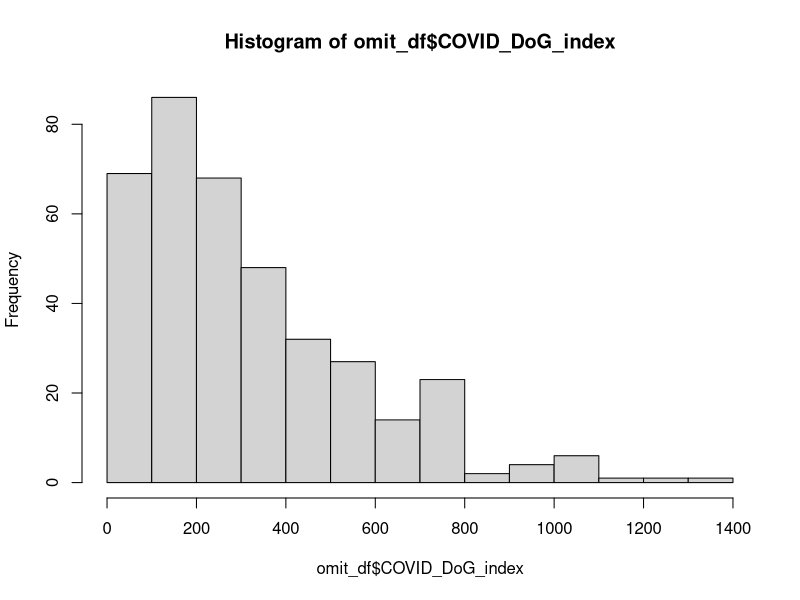
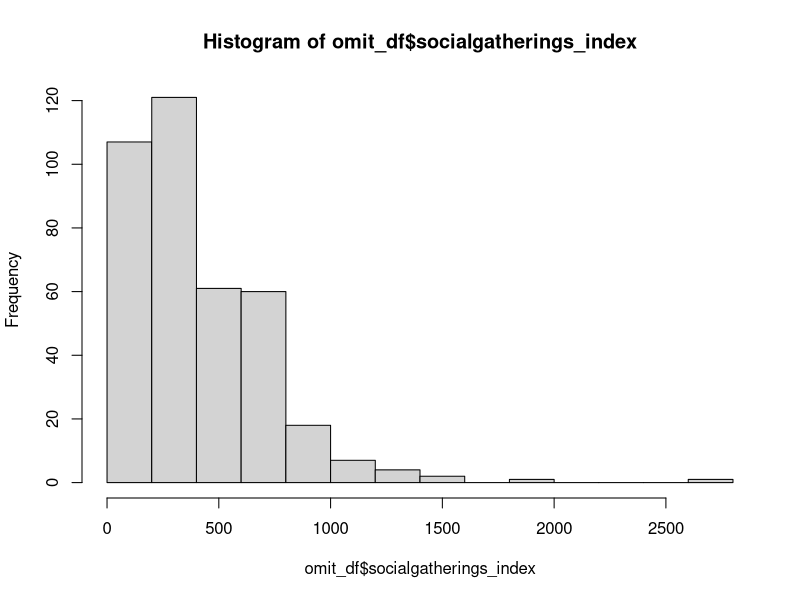
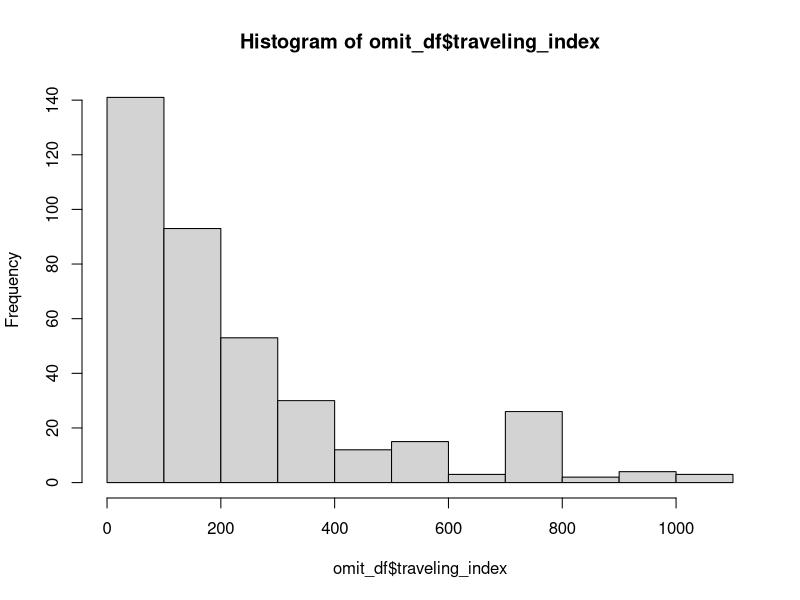
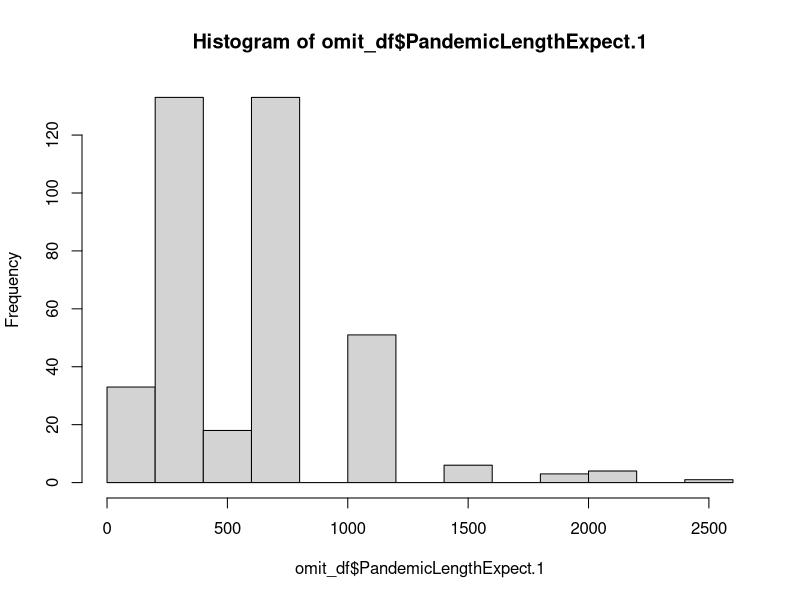
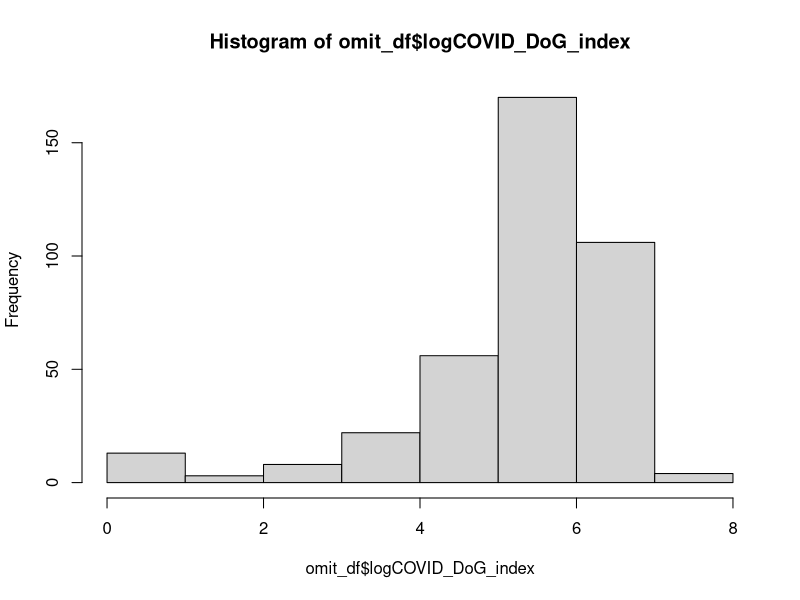
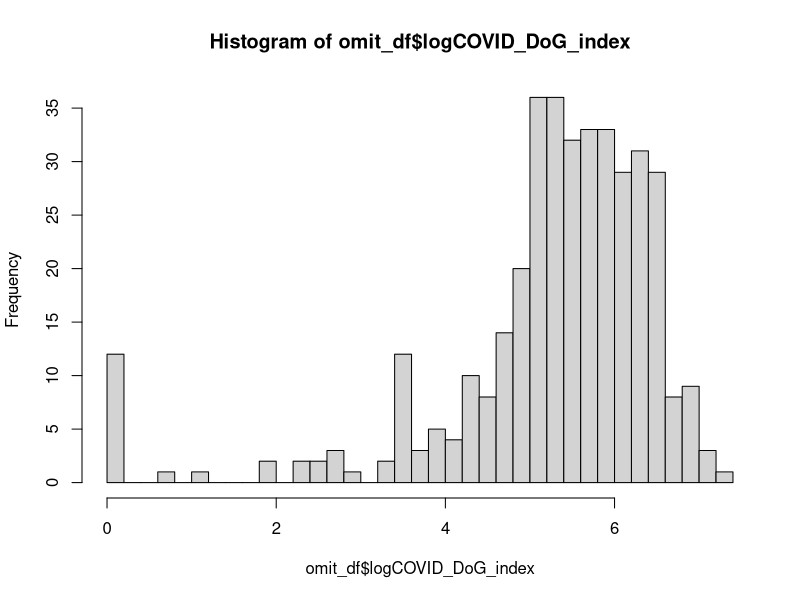
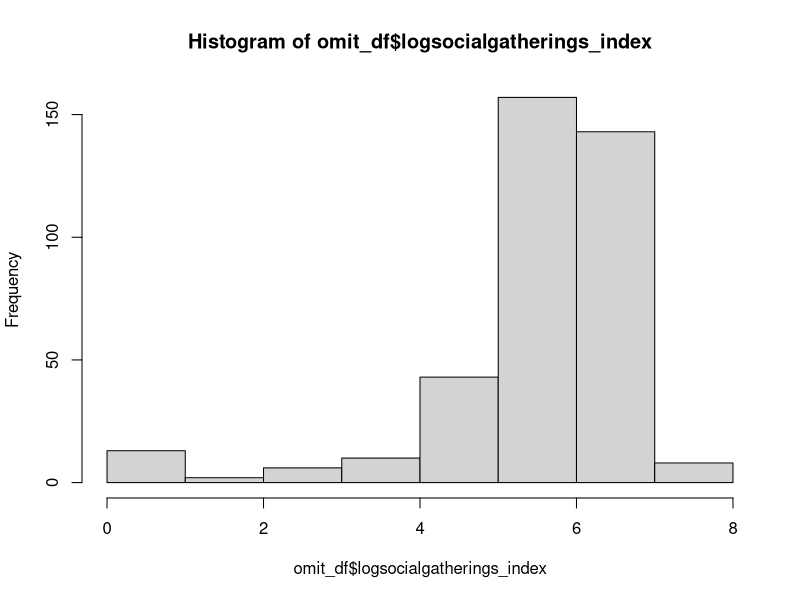
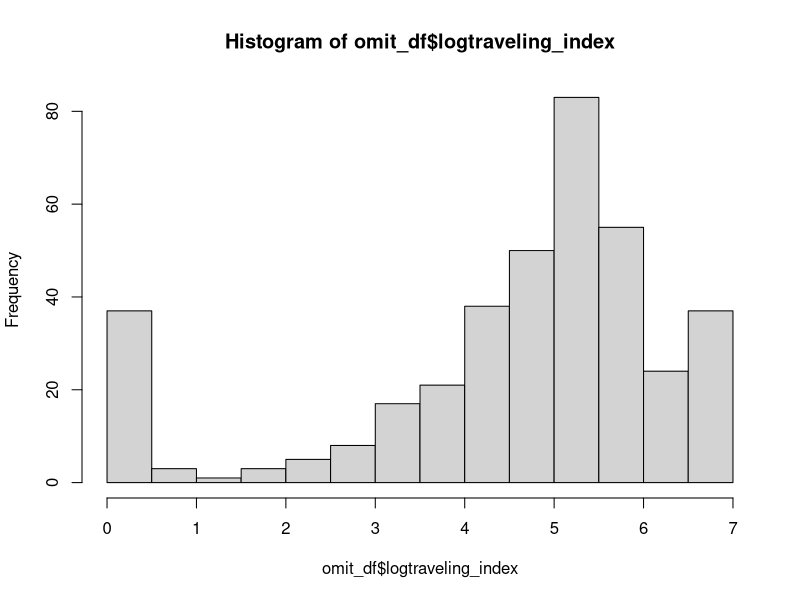

Recreate these plots in R, in order.
## ---- chunk 1
knitr::opts_chunk$set(echo = TRUE)
## ---- chunk 2
# Packages
library("ggpubr")
library(psych)
library(tidyverse)
library(ggplot2)
library(scales)
install.packages("lmtest")
library(lmtest)
#library(dplyr)
#library(plyr)
## ---- chunk 3
df <- read.csv("3C_Live_Study_Data.csv", header=T, na.strings="")

#442 total participants 
#413 participants completed the entire study, 29 did not. 

## Drop unneeded rows (pilot data, incomplete trials, remove entries that are shorter than 6 mins longer than 60 minutes) & cols
unneeded_cols <- c("StartDate", "EndDate", "Status", "IPAddress", "Progress", "Finished", "RecordedDate", "ResponseId", "RecipientLastName", "RecipientFirstName", "RecipientEmail", "ExternalReference", "LocationLatitude", "LocationLongitude", "DistributionChannel", "UserLanguage", "Gender_4_TEXT...Parent.Topics", "Gender_4_TEXT...Sentiment.Polarity", "Gender_4_TEXT...Sentiment.Score", "Gender_4_TEXT...Sentiment", "Gender_4_TEXT...Topics", "Gender_4_TEXT...Topic.Sentiment.Label", "Gender_4_TEXT...Topic.Sentiment.Score")

# Return entries where duration was longer than 45 min.
df$'Duration..in.seconds.' = as.numeric(as.character(df$'Duration..in.seconds.'))
df[which(df$'Duration..in.seconds.' >= 45*60), ]  # 4 entries, 394, 410, 415, and 444. 410 = 31 seconds over limit, so not going to exclude. 

# return entries where duration was shorter than 6 mins.
df$'Duration..in.seconds.' = as.numeric(as.character(df$'Duration..in.seconds.'))
df[which(df$'Duration..in.seconds.' <= 360), ]   # 29 entries, 8,9,10, 11, 12, 14, 22, 205, 222, 255, 324, 416, 417, 418, 419, 420, 421, 423, 424, 426, 429, 432, 433, 434, 436, 439, 443

# remove Gender and Race open response columns to be able to remove rows with missing values
NAcols <- c("Gender_4_TEXT", "Race_6_TEXT")

# Exclude folks who took longer than 45 mins or were shorter than 6 mins, un-needed columns, and DoG and Pandemic Expextation outliers (see lines 145 for exclusion criteria calcuations. DoG and Expextation Outliers removed here because of not able to do it below. )

#exclude remaining folks progress less than 100 percent 

df[which(df$'Progress' <= 100), ]

# Remove all the folks who meet the criteria stated above 

df <- df[-c(1,2,8:12,14,22,23,118,176,191,205,222,255,243,252,270,323,324,331,350,364,392,394,415:444,423,424,426,426,429,432:434,436,439,443,444), ]

df <- df[ , !names(df) %in% unneeded_cols]
df <- df[ , !names(df) %in% NAcols]

#388 participants are now left out of the original 442

## ---- chunk 4
# saving both response in set of units (days-years), (.2_x) AND numbers (0-30), (.1_x)
dog1 <- list("COVID_DoG_Questions.1", df$COVID_DoG_Questions.2_1, df$COVID_DoG_Questions.1_1)
dog2 <- list("COVID_DoG_Questions.2", df$COVID_DoG_Questions.2_2, df$COVID_DoG_Questions.1_2)
dog3 <- list("COVID_DoG_Questions.3", df$COVID_DoG_Questions.2_3, df$COVID_DoG_Questions.1_3)
dog4 <- list("COVID_DoG_Questions.4", df$COVID_DoG_Questions.2_4, df$COVID_DoG_Questions.1_4)
dog5 <- list("COVID_DoG_Questions.5", df$COVID_DoG_Questions.2_5, df$COVID_DoG_Questions.1_5)
dog6 <- list("COVID_DoG_Questions.6", df$COVID_DoG_Questions.2_6, df$COVID_DoG_Questions.1_6)

# saving both response in set of units (days-years), (.1_x) AND numbers (0-30), (.2_x)
pandemic_len <- list("PandemicLengthExpect.1", df$PandemicLengthExpect.1_1, df$PandemicLengthExpect.2_1)

## create function called create_columns that takes in UNITS and NUMBERS
# depending on units, multiplies NUMBERS by correct converstion to have units ALL in days
# e.g. 2 = weeks, so NUMBER (len_col) x 7 = days 
# fixed from (units_col, 1, 1) to (units_col, 1, 2) because NUMBERS that were more than 1 digit (e.g. 11, 13) were being cut off 
# so 11 months was being converted to 30 days not 330 days
create_columns <- function(units_col, len_col) {
  case_when(as.numeric(substring(units_col, 1, 2)) == 1 ~ as.numeric(substring(len_col, 1, 2)) * 1,
            as.numeric(substring(units_col, 1, 2)) == 2 ~ as.numeric(substring(len_col, 1, 2)) * 7,
            as.numeric(substring(units_col, 1, 2)) == 3 ~ as.numeric(substring(len_col, 1, 2)) * 30,
            as.numeric(substring(units_col, 1, 2)) == 4 ~ as.numeric(substring(len_col, 1, 2)) * 365)
}

## work to debug create_columns function
# test each of the functions in create_columns
#units_col = 12
#units <- substring(units_col, 1, 1)
#units
# prints out 1 when should print out 12
# function not taking the entire number (13)
#solution: change as.numeric(substring((units_col, 1, 1)) to (units_col, 1, 2)))

# loop through 6 categories saved above and apply function
# A NOTE: I added the dplyr function before mutate because when you load in packages that include the mutate function, it overwrites the function in dplyr and the new columns won't show up in the df dataframe, THUS specifiying the mutate function from the dplyr package 
df <- df %>% dplyr::mutate(!!dog1[[1]] := create_columns(dog1[[2]], dog1[[3]]),
              !!dog2[[1]] := create_columns(dog2[[2]], dog2[[3]]),
              !!dog3[[1]] := create_columns(dog3[[2]], dog3[[3]]),
              !!dog4[[1]] := create_columns(dog4[[2]], dog4[[3]]),
              !!dog5[[1]] := create_columns(dog5[[2]], dog5[[3]]),
              !!dog6[[1]] := create_columns(dog6[[2]], dog6[[3]]),
              !!pandemic_len[[1]] := create_columns(pandemic_len[[2]], pandemic_len[[3]]),
              .before = SocialNorms_Family_1
              )
view(df)

#checks: are lengths the same?
#length(pandemic_len[[2]])
#length(pandemic_len[[3]])
#df %>% select(PandemicLengthExpect.1_1, PandemicLengthExpect.2_1, PandemicLengthExpect.1)

#view(df)
## ---- chunk 5
#check where the missing values are
#rowSums(is.na(df))

#remove missing values
##show where missing values are
df[!complete.cases(df), ]   #6 entries
##create new dataset with no missing values
omit_df <- na.omit(df)
nrow(omit_df) #391
#view(omit_df)
sum(is.na(omit_df))

#convert character values (except Nationality and Occupation) to numeric to be able to calculate stats
numeric_cols1 <- names(omit_df)[3:206] #ends on Race 
numeric_cols2 <- names(omit_df)[208] #education
numeric_cols3 <- names(omit_df)[210:224] #begins on Measure2_2 to end of columns

#view(omit_df)

omit_df[numeric_cols1] <- lapply(omit_df[numeric_cols1], as.numeric)
omit_df[numeric_cols2] <- lapply(omit_df[numeric_cols2], as.numeric)
omit_df[numeric_cols3] <- lapply(omit_df[numeric_cols3], as.numeric)

sapply(omit_df, class) # all numeric!

#view(omit_df)

#check that everyone included in omit_df passed both attention checks
omit_df$attentioncheck_1 #all 4s
omit_df$attentioncheck_2 #all 3s

# recode value in Age variable that participant entered their birth year (1971) instead of their age
which(omit_df == 1971, arr.ind=TRUE)

# row = 231, col = 202
omit_df[231,202] = 2021-1971


## ---- chunk 6
# make index of delaying across all 6 questions (average delaying across categories)
mini_df <- omit_df %>% select(COVID_DoG_Questions.1:COVID_DoG_Questions.6)
omit_df <- omit_df %>% mutate(COVID_DoG_index = rowMeans(mini_df), 
                              .before = PandemicLengthExpect.1)

#create 1 index across social situations/gatherings
mini_df <- omit_df %>% select(COVID_DoG_Questions.1:COVID_DoG_Questions.3)
omit_df <- omit_df %>% mutate(socialgatherings_index = rowMeans(mini_df),
                              .before = PandemicLengthExpect.1)
#create 1 index across traveling
mini_df <- omit_df %>% select(COVID_DoG_Questions.4:COVID_DoG_Questions.6)
omit_df <- omit_df %>% mutate(traveling_index = rowMeans(mini_df), 
                              .before = PandemicLengthExpect.1)

#view(omit_df)

## ---- chunk 7

# COVID DoG Indice SD = 363.78

## 3 Standard Devations above COVID DoG Indice mean calculation 

341.94 + 363.78 + 363.78 +363.78 

## Exclusion of participants 3SD above COVID DoG Indice

omit_df[which(omit_df$'COVID_DoG_index' >=  1433.28), ] #returns 7

# Pandemic Expectation SD = 930.63

## 3 Standard Deviations above mean calculation 

694.66 + 930.63 + 930.63 + 930.63

## Exclusion of participants 3SD above Pandemic Expectation Indice

omit_df[which(omit_df$'PandemicLengthExpect.1' >=  3486.55), ] #returns 5

#See line 44 for exclusions
## ---- chunk 8

# Plot for COVID DoG index (average delaying across 6 scenarios for each participant)
summary(omit_df$COVID_DoG_index)
hist(omit_df$COVID_DoG_index)

# Plot for COVID DoG index, between the two indices

summary(omit_df$socialgatherings_index)
hist(omit_df$socialgatherings_index)

summary(omit_df$traveling_index)
hist(omit_df$traveling_index)


# Plot for Pandemic Length Expectation (average pandemic length expectation for each participant)
summary(omit_df$PandemicLengthExpect.1)
hist(omit_df$PandemicLengthExpect.1)

# Log transformation of COVID DoG Index 

omit_df$logCOVID_DoG_index=log(omit_df$COVID_DoG_index)

summary(omit_df$logCOVID_DoG_index)
hist(omit_df$logCOVID_DoG_index)

#a lot of the data is centered around a couple bars, what does it look like if we make more bars?

hist(omit_df$logCOVID_DoG_index, breaks = 50)

# Log transformation of Social Gatherings Index

omit_df$logsocialgatherings_index=log(omit_df$socialgatherings_index)

summary(omit_df$logsocialgatherings_index)
hist(omit_df$logsocialgatherings_index)

# Log transformation of Traveling Index 

omit_df$logtraveling_index=log(omit_df$traveling_index)

summary(omit_df$logtraveling_index)
hist(omit_df$logtraveling_index)

# Log transformation of Pandemic Length Expextation

omit_df$logPandemicLengthExpect.1=log(omit_df$PandemicLengthExpect.1)

summary(omit_df$logPandemicLengthExpect.1) 

hist(omit_df$logPandemicLengthExpect.1) 

#a lot of the data is centered around a couple bars, what does it look like if we make more bars?

hist(omit_df$logPandemicLengthExpect.1, breaks = 50) 

#Are things normally distrubuted now?


#okay, how do things like when we use the transformed indicies? Go down to line 629




## ---- chunk 9

## ---- chunk 10
#mini_df <- omit_df %>% select(PerceivedRisk_1:PerceivedRisk_6)
#omit_df <- omit_df %>% mutate(Perceived_Risk_Sum = rowSums(mini_df), 
                              #.before = PerceivedValue_1)
#omit_df <- omit_df %>% mutate(PerceivedRisk_index = rowMeans(mini_df),
                             # .before = PerceivedValue_1)

#mini_df <- omit_df %>% select(PerceivedValue_1:PerceivedValue_6)
#omit_df <- omit_df %>% mutate(Perceived_Value_Sum = rowSums(mini_df),
                              #.before = GCS_1)
#omit_df <- omit_df %>% mutate(PercevedValue_index = rowMeans(mini_df), 
                              #.before = GCS_1)

#perceived risk means

mean(omit_df$PerceivedRisk_1)
mean(omit_df$PerceivedRisk_2)
mean(omit_df$PerceivedRisk_3)
mean(omit_df$PerceivedRisk_4)
mean(omit_df$PerceivedRisk_5)
mean(omit_df$PerceivedRisk_6)

#perieved value means

mean(omit_df$PerceivedValue_1)
mean(omit_df$PerceivedValue_2)
mean(omit_df$PerceivedValue_3)

#DoG means

mean(omit_df$COVID_DoG_Questions.1)
mean(omit_df$COVID_DoG_Questions.2)
mean(omit_df$COVID_DoG_Questions.3)
mean(omit_df$COVID_DoG_Questions.4)
mean(omit_df$COVID_DoG_Questions.5)
mean(omit_df$COVID_DoG_Questions.6)








## ---- chunk 11

# Social Norm Index across three factors   

mini_df <- omit_df %>% select(SocialNorms_Family_1:SocialNorms_Stranger_3)
omit_df <- omit_df %>% mutate(Norms_index = rowMeans(mini_df),
                              .before = PerceivedRisk_1)
#family norms index

mini_df <- omit_df %>% select(SocialNorms_Family_1:SocialNorms_Family_3)
omit_df <- omit_df %>% mutate(FamilyNorm_index = rowMeans(mini_df), 
                              .before = PerceivedRisk_1)

#friends norm index

mini_df <- omit_df %>% select(SocialNorms_Friends_1:SocialNorms_Friends_3)
omit_df <- omit_df %>% mutate(FriendsNorm_index = rowMeans(mini_df), 
                              .before = PerceivedRisk_1)

#strangers norm index
mini_df <- omit_df %>% select(SocialNorms_Stranger_1:SocialNorms_Stranger_3)
omit_df <- omit_df %>% mutate(StrangerNorm_index = rowMeans(mini_df), 
                              .before = PerceivedRisk_1)

## ---- chunk 12

#re-coding reverse coded variables
mini_df <- omit_df %>% select(GCS_5)
omit_df <- omit_df %>% mutate(GCS_5 = 7 - GCS_5)

mini_df <- omit_df %>% select(contains("GCS"))
omit_df <- omit_df %>% mutate(GCS_index = rowMeans(mini_df),
                              .before = IUS_1)

## ---- chunk 13
mini_df <- omit_df %>% select(IUS_1:IUS_12)
omit_df <- omit_df %>% mutate(IUS_Sum = rowSums(mini_df), 
                              .before = MFQpart1_1)

mini_df <- omit_df %>% select(IUS_1:IUS_7)
omit_df <- omit_df %>% mutate(IUS_ProspectiveAnexity_index = rowSums(mini_df),
                              .before = MFQpart1_1)

mini_df <- omit_df %>% select(IUS_8:IUS_12)
omit_df <- omit_df %>% mutate(IUS_inhibitory_anexity_index = rowSums(mini_df),
                              .before = MFQpart1_1)

## ---- chunk 14
# measure 2 indices
mini_df <- omit_df %>% select(Measure2_2)
omit_df <- omit_df %>% mutate(Measure2_liberal_Index = rowMeans(mini_df), 
                              .before = Measure5_1)
mini_df <- omit_df %>% select(Measure2_3)
omit_df <- omit_df %>% mutate(Measure2_cons_Index = rowMeans(mini_df), 
                              .before = Measure5_1)
mini_df <- omit_df %>% select(Measure2_4)
omit_df <- omit_df %>% mutate(Measure2_liberterian_Index = rowMeans(mini_df), 
                              .before = Measure5_1)

# measure 5 indices

#re-coding reverse coded variables
mini_df <- omit_df %>% select(Measure5_1, Measure5_7)
omit_df <- omit_df %>% mutate(Measure5_1 = 100 - Measure5_1)
omit_df <- omit_df %>% mutate(Measure5_7 = 100 - Measure5_7)

#indice across both scales

mini_df <- omit_df %>% select(Measure5_1:Measure5_14)
omit_df <- omit_df %>% mutate(Measure5_SECS_Index = rowMeans(mini_df), 
                              .before = logCOVID_DoG_index)
#social indice

mini_df <- omit_df %>% select(Measure5_1,Measure5_5, Measure5_6, Measure5_9, Measure5_10, Measure5_13, Measure5_14)
omit_df <- omit_df %>% mutate(Measure5_Social_Index = rowMeans(mini_df), 
                              .before = logCOVID_DoG_index)

#political indice

mini_df <- omit_df %>% select(Measure5_4, Measure5_7, Measure5_8, Measure5_11, Measure5_12)
omit_df <- omit_df %>% mutate(Measure5_Political_Index = rowMeans(mini_df), 
                              .before = logCOVID_DoG_index)

## ---- chunk 15

#harm foundation MFQpart1_1,MFQpart1_7, MFQpart1_12, MFQpart2_1, MFQpart2_7, MFQpart2_12

mini_df <- omit_df %>% select(MFQpart1_1,MFQpart1_7, MFQpart1_12, MFQ_part2_1, MFQ_part2_7, MFQ_part2_12)
omit_df <- omit_df %>% mutate(harm_foundation = rowMeans(mini_df), 
                              .before = Disgust_1)

#fairness foundation MFQpart1_2, MFQpart1_8, MFQpart1_13, MFQpart2_2, MFQpart2_8, MFQpart2_13

mini_df <- omit_df %>% select(MFQpart1_2, MFQpart1_8, MFQpart1_13, MFQ_part2_2, MFQ_part2_8, MFQ_part2_13)
omit_df <- omit_df %>% mutate(fairness_foundation = rowMeans(mini_df), 
                              .before = Disgust_1)

#ingroup foundation MFQpart1_3, MFQpart1_9, MFQpart1_14, MFQpart2_3, MFQpart2_9, MFQpart2_14

mini_df <- omit_df %>% select(MFQpart1_3, MFQpart1_9, MFQpart1_14, MFQ_part2_3, MFQ_part2_9, MFQ_part2_14)
omit_df <- omit_df %>% mutate(ingroup_foundation = rowMeans(mini_df), 
                              .before = Disgust_1)

#authoirty foundation MFQpart1_4, MFQpart1_10, MFQpart1_15, MFQpart2_4, MFQpart2_10, MFQpart2_15

mini_df <- omit_df %>% select(MFQpart1_4, MFQpart1_10, MFQpart1_15, MFQ_part2_4, MFQ_part2_10, MFQ_part2_15)
omit_df <- omit_df %>% mutate(authority_foundation = rowMeans(mini_df), 
                              .before = Disgust_1)

#purity foundation MFQpart1_5, MFQpart1_11, MFQpart1_16, MFQpart2_16, MFQpart2_11, MFQpart2_5

mini_df <- omit_df %>% select(MFQpart1_5, MFQpart1_11, MFQpart1_16, MFQ_part2_16, MFQ_part2_11, MFQ_part2_5)
omit_df <- omit_df %>% mutate(purity_foundation = rowMeans(mini_df), 
                              .before = Disgust_1)

## ---- chunk 16
#Stress Scale Main Indice 

mini_df <- omit_df %>% select(contains("Worries") | contains("Problems") | contains("Checking"))
omit_df <- omit_df %>% mutate(Stress_index = rowMeans(mini_df),
                              .before = Impacts_financial1)
#Stress Scale, Sub Indice COVID danger and contamination fears

mini_df <- omit_df %>% select(Worries_1:Worries_6)
omit_df <- omit_df %>% mutate(COVIDDanger_ContFears_index = rowMeans(mini_df),
                              .before = Impacts_financial1)
#Stress Scale, Sub Indice COVID fears about economic consequences

mini_df <- omit_df %>% select(Worries_7:Worries_12)
omit_df <- omit_df %>% mutate(COVID_econ_fears_index = rowMeans(mini_df),
                              .before = Impacts_financial1)
#Stress Scale, Sub Indice COVID xenophobia

mini_df <- omit_df %>% select(Worries_13:Worries_18)
omit_df <- omit_df %>% mutate(COVID_xenophobia = rowMeans(mini_df),
                              .before = Impacts_financial1)

#Stress Scale, Sub indice COVID compulsive checking and reassurance seeking 

mini_df <- omit_df %>% select(Worries_19:Worries_24,CheckingBeh_1:CheckingBeh_6)
omit_df <- omit_df %>% mutate(COVID_checking = rowMeans(mini_df),
                              .before = Impacts_financial1)

#Stress Scale, Sub Indice COVID traumatic stress symptoms
mini_df <- omit_df %>% select(Problems_1:Problems_6)
omit_df <- omit_df %>% mutate(COVID_traumatic_stress = rowMeans(mini_df),
                              .before = Impacts_financial1)
                              
## ---- chunk 17
Impacts <- omit_df %>% select(Impacts_financial1:Impacts_psychology3)
Experiences <- omit_df %>% select(contains("PersonalDiagnoses") | contains("Proximity") | contains("News"))
omit_df <- omit_df %>% mutate(Impacts_index = rowMeans(Impacts), 
                              .before = PersonalDiagnoses_1)
omit_df <- omit_df %>% mutate(Experiences_index = rowMeans(Experiences),
                              .before = Age)
## ---- chunk 18
#Pathogen Indice 

mini_df <- omit_df %>% select(Disgust_3, Disgust_6, Disgust_9, Disgust_12, Disgust_15, Disgust_18, Disgust_21)
omit_df <- omit_df %>% mutate(Pathogen_Disgust_index = rowMeans(mini_df), 
                              .before = SDRS.5_Q1)

#Sexual Indice 

mini_df <- omit_df %>% select(Disgust_2, Disgust_5, Disgust_8, Disgust_11, Disgust_14, Disgust_17, Disgust_20)
omit_df <- omit_df %>% mutate(Sexual_Disgust_index = rowMeans(mini_df), 
                              .before = SDRS.5_Q1)

#Moral Indice 

mini_df <- omit_df %>% select(Disgust_1, Disgust_4, Disgust_7, Disgust_10, Disgust_13, Disgust_16, Disgust_19 )
omit_df <- omit_df %>% mutate(Moral_Disgust_index = rowMeans(mini_df), 
                              .before = SDRS.5_Q1)
## ---- chunk 19
mini_df <- omit_df %>% select(SDRS.5_Q1:SDRS.5_Q5)
omit_df <- omit_df %>% mutate(SDRS_Sum = rowSums(mini_df), 
                              .before = Worries_1)
SDRS_Sum_scaled <- rescale(omit_df$SDRS_Sum, from = c(5, 25), to = c(20, 100))
omit_df <- omit_df %>% mutate(SDRS_Sum_scaled, 
                              .before = SDRS_Sum)

## ---- chunk 20
summary(omit_df$PandemicLengthExpect.1)
describe(omit_df$COVID_DoG_index)
describe(omit_df$socialgatherings_index)
describe(omit_df$traveling_index)
describe(omit_df$Norms_index)
describe(omit_df$FamilyNorm_index)
describe(omit_df$FriendsNorm_index)
describe(omit_df$StrangerNorm_index)
describe(omit_df$GCS_index)
describe(omit_df$IUS_Sum)
describe(omit_df$Pathogen_Disgust_index)
describe(omit_df$Sexual_Disgust_index)
describe(omit_df$Moral_Disgust_index)
describe(omit_df$harm_foundation)
describe(omit_df$fairness_foundation)
describe(omit_df$purity_foundation)
describe(omit_df$ingroup_foundation)
describe(omit_df$harm_foundation)
describe(omit_df$authority_foundation)
describe(omit_df$SDRS_Sum_scaled)
describe(omit_df$Impacts_index)
describe(omit_df$Stress_index)
## ---- chunk 21
## number of included participants
#study requested 400 participants: 
#original df dataset had 444 rows, removed 62 rows in Load and Cleanup Data section (unneeded rows, DoG/pandemic outliers, incomplete trials, and too short or too long entries) = 388 rows 
#omit_df dataset had 388 rows, removed 6 entries with missing data 

nrow(omit_df) # 382 rows

#duration, demographics
mean(df$Duration..in.seconds., na.rm = TRUE)
mean(omit_df$Duration..in.seconds.)
sd(omit_df$Duration..in.seconds.)

summary(omit_df$Age)
table(omit_df$Gender)
table(omit_df$Race)
table(omit_df$Education)
## ---- chunk 22
#Age
hist(omit_df$Age)

#Gender
# 1) create new variable with gender recoded as a factor
omit_df$GenderasFactor <- factor(omit_df$Gender, levels=1:8, labels=c("male", "female", "non-binary", "other", "prefer not to answer", "trans man", "trans woman", "genderqueer"))
# 2) create barplot with new Gender variable
ggplot(omit_df) +
  geom_bar(aes(x = GenderasFactor)) +
  ggtitle("Count of Gender") +
  theme(plot.title = element_text(hjust = 0.5))

#Education
omit_df$EducationasFactor <- factor(omit_df$Education, levels=1:6, labels=c("Unknown","No hs diploma","No college","Some college","4 yr college","Graduate degree"))
ggplot(omit_df) +
  geom_bar(aes(x = EducationasFactor)) +
  ggtitle("Count of Education") +
  theme(plot.title = element_text(hjust = 0.5))

#Race
omit_df$RaceasFactor <- factor(omit_df$Race, levels=1:7, labels=c("Am Indian","Asian","Pacific Islander","Black","White","Multiple","Unknown"))
ggplot(omit_df) +
  geom_bar(aes(x = RaceasFactor)) +
  ggtitle("Count of Race") +
  theme(plot.title = element_text(hjust = 0.5))

# Relations between variables
#ggplot(data = omit_df) + 
  #geom_point(mapping = aes(x = COVID_DoG_Sum, y = Perceived_Risk_Sum))

## ---- chunk 23
# COVID DoG index and Expextation of Pandemic Length
ggscatter(omit_df, x = "COVID_DoG_index", y = "PandemicLengthExpect.1", 
          add = "reg.line", conf.int = TRUE, 
          cor.coef = TRUE, cor.method = "pearson",
          xlab = "Partipcants'Average COVID Delay of Gratification ", ylab = "Partipcants'Expextation of Pandemic Length")
# Traveling index and social gatherings index
ggscatter(omit_df, x = "traveling_index", y = "socialgatherings_index", 
          add = "reg.line", conf.int = TRUE, 
          cor.coef = TRUE, cor.method = "pearson",
          xlab = "traveling index ", ylab = "social gathering index")
# COVID DoG index and impact
ggscatter(omit_df, x = "COVID_DoG_index", y = "Impacts_index", 
          add = "reg.line", conf.int = TRUE, 
          cor.coef = TRUE, cor.method = "pearson",
          xlab = "Partipcants'Average COVID Delay of Gratification ", ylab = "Partipcants' average impact from COVID19")

# COVID DoG index and Experiences
ggscatter(omit_df, x = "COVID_DoG_index", y = "Experiences_index", 
          add = "reg.line", conf.int = TRUE, 
          cor.coef = TRUE, cor.method = "pearson",
          xlab = "Partipcants'Average COVID Delay of Gratification ", ylab = "Partipcants' average expereince from COVID19")

# COVID DoG index and stress_index
ggscatter(omit_df, x = "COVID_DoG_index", y = "Stress_index", 
          add = "reg.line", conf.int = TRUE, 
          cor.coef = TRUE, cor.method = "pearson",
          xlab = "Partipcants' Average COVID Delay of Gratification ", ylab = "Partipcants' average stress about COVID19")

#COVID DoG Index and Social Conservatism

ggscatter(omit_df, x = "COVID_DoG_index", y = "Measure5_Social_Index", 
          add = "reg.line", conf.int = TRUE, 
          cor.coef = TRUE, cor.method = "pearson",
          xlab = "Partipcants' Average COVID Delay of Gratification ", ylab = "Social Conservativsm")

#COVID DoG Index and Political Conservatism

ggscatter(omit_df, x = "COVID_DoG_index", y = "Measure5_Political_Index", 
          add = "reg.line", conf.int = TRUE, 
          cor.coef = TRUE, cor.method = "pearson",
          xlab = "Partipcants' Average COVID Delay of Gratification ", ylab = "Political Conservatism ")

ggscatter(omit_df, x = "COVID_DoG_index", y = "Stress_index", 
          add = "reg.line", conf.int = TRUE, 
          cor.coef = TRUE, cor.method = "pearson",
          xlab = "Partipcants' Average COVID Delay of Gratification ", ylab = "Conservative Political Oreintation ")

# COVID DoG Index and Political Orientation, Liberal  

ggscatter(omit_df, x = "COVID_DoG_index", y = "Stress_index", 
          add = "reg.line", conf.int = TRUE, 
          cor.coef = TRUE, cor.method = "pearson",
          xlab = "Partipcants' Average COVID Delay of Gratification ", ylab = "Liberal Political Oreintation ")

# COVID DoG Index and Political Orientation, Conservative  

ggscatter(omit_df, x = "COVID_DoG_index", y = "Stress_index", 
          add = "reg.line", conf.int = TRUE, 
          cor.coef = TRUE, cor.method = "pearson",
          xlab = "Partipcants' Average COVID Delay of Gratification ", ylab = "Conservative Political Oreintation ")


# COVID DoG Index and Political Orientation, Independent 

ggscatter(omit_df, x = "COVID_DoG_index", y = "Stress_index", 
          add = "reg.line", conf.int = TRUE, 
          cor.coef = TRUE, cor.method = "pearson",
          xlab = "Partipcants' Average COVID Delay of Gratification ", ylab = "Independent Political Oreintation ")


## ---- chunk 24
hist(omit_df$socialgatherings_index)
summary(omit_df$socialgatherings_index)
hist(omit_df$traveling_index)
summary(omit_df$traveling_index)
## ---- chunk 25

MFTModel1 <- lm(COVID_DoG_index ~ harm_foundation + fairness_foundation + authority_foundation + ingroup_foundation +purity_foundation, data = omit_df)
               
summary(MFTModel1) 

 MFTModel2 <- lm(logCOVID_DoG_index ~ harm_foundation + fairness_foundation + authority_foundation + ingroup_foundation +purity_foundation, data = omit_df)
               
summary(MFTModel2)

#looking at the two models, MFTModel2 seems to be a lot stronger. The median is closer to 0, the min and max are more similar in terms of magnitude, and the standard error is lower. There are also more sig results, and at higher levels, but that necessarily doesn't indicate a good model? It seems like in this case, the log data is better for our linear regression.  Let's try another one, though! 

## ---- chunk 26

DisgustModel1 <- lm(COVID_DoG_index ~ Pathogen_Disgust_index + Moral_Disgust_index + Sexual_Disgust_index, data = omit_df)
               
summary(DisgustModel1) 

DisgustModel2 <- lm(logCOVID_DoG_index ~ Pathogen_Disgust_index + Moral_Disgust_index + Sexual_Disgust_index, data = omit_df)
               
summary(DisgustModel2) 

##looking at the two models, Te second model seems to be a lot stronger. The median is closer to 0, the min and max are more similar in terms of magnitude, and the standard error is lower. 

## ---- chunk 27

NormsModel1 <- lm(COVID_DoG_index ~ FamilyNorm_index + FriendsNorm_index + StrangerNorm_index, data = omit_df)

summary(NormsModel1)

NormsModel2 <- lm(logCOVID_DoG_index ~ FamilyNorm_index + FriendsNorm_index + StrangerNorm_index, data = omit_df)

summary(NormsModel2)

##looking at the two models, Again, the second model seems to be a lot stronger. The median is closer to 0, the min and max are more similar in terms of magnitude, and the standard error is lower.  It seems like the log data is better for our linear regression. 

## ---- chunk 28

GCSModel <- lm(logCOVID_DoG_index ~ GCS_index, data = omit_df)

summary(GCSModel)

#checking assumptions for model

plot(GCSModel)

#1 Residuals Plot: Linear assumption met, flat line w/ no patterns.

#2 QQ Plot: Are the residuals normally distributed (follow a diagonal line)? For the most part, except for the beginning with some severe falling off. 

#3 Scale-Location:homoscedasticity test. Relativity flat line. 

#4 No dots outside of cooks line. good! 

## ---- chunk 29

SocialDesirabilityModel <- lm(logCOVID_DoG_index ~ SDRS_Sum_scaled, data = omit_df)

summary(SocialDesirabilityModel)

plot(SocialDesirabilityModel)

#1 Residuals Plot: Linear assumption met, flat line w/ no patterns.

#2 QQ Plot: Are the residuals normally distributed (follow a diagonal line)? For the most part, except for the beginning with some severe falling off. 

#3 Scale-Location:homoscedasticity test. Relativity flat line. 


#4 No dots outside of cooks line. good! 



## ---- chunk 30

PoliticalOrientationModel1 <- lm(logCOVID_DoG_index ~ Measure5_Social_Index + Measure5_Political_Index, data = omit_df)

summary(PoliticalOrientationModel1)

plot(PoliticalOrientationModel1)

#1 Residuals Plot: Linear assumption met, flat line w/ no patterns.

#2 QQ Plot: Are the residuals normally distributed (follow a diagonal line)? For the most part, eexcept for the beginning with some severe falling off. 

#3 Scale-Location:homoscedasticity test. Relativity flat line. 

#4 No dots outside of cooks line. good! 

PoliticalOrientationModel2 <- lm(logCOVID_DoG_index ~ Measure2_liberterian_Index + Measure2_liberal_Index + Measure2_cons_Index , data = omit_df)

summary(PoliticalOrientationModel2)

plot(PoliticalOrientationModel2)

#1 Residuals Plot: Linear assumption met, flat line w/ no patterns.

#2 QQ Plot: Are the residuals normally distributed (follow a diagonal line)? For the most part, except for the beginning with some severe falling off. 

#3 Scale-Location:homoscedasticity test. Not a flat line, concerning. 

#4 No dots outside of cooks line. good! 

## ---- chunk 31

NormsModel2 <- lm(logCOVID_DoG_index ~ FamilyNorm_index + FriendsNorm_index + StrangerNorm_index, data = omit_df)

summary(NormsModel2)

plot(NormsModel2)

#1 Residuals Plot: Linear assumption met, flat line w/ no patterns.

#2 QQ Plot: Are the residuals normally distributed (follow a diagonal line)? For the most part, except for the beginning with some severe falling off. 

#3 Scale-Location:homoscedasticity test. Not a flat line, concerning. 


#4 No dots outside of cooks line. good! 


#To address the potential issue of heterosedacitiy, let's try transforming the norm variables. 

omit_df$logFamilyNorm_index=log(omit_df$FamilyNorm_index)

omit_df$logFriendsNorm_index=log(omit_df$FriendsNorm_index)

omit_df$logStrangerNorm_index=log(omit_df$StrangerNorm_index)

NormsModel3 <- lm(logCOVID_DoG_index ~ logFamilyNorm_index + logFriendsNorm_index + logStrangerNorm_index , data = omit_df)

summary(NormsModel3)

plot(NormsModel3)

# Lets compare the two:

plot(NormsModel2)

plot(NormsModel3)

#Okay.. it looks better visually. What does a test say? 

bptest(NormsModel2)
bptest(NormsModel3)

#Yikes both are significant by quite a bit! Let's try a different transformation. 

omit_df$SqrtFamilyNorm_index=sqrt(omit_df$FamilyNorm_index)

omit_df$SqrtFriendsNorm_index=sqrt(omit_df$FriendsNorm_index)

omit_df$SqrtStrangerNorm_index=sqrt(omit_df$StrangerNorm_index)

NormsModel4 <- lm(logCOVID_DoG_index ~ SqrtFamilyNorm_index + SqrtFriendsNorm_index + SqrtStrangerNorm_index , data = omit_df)

summary(NormsModel4)

plot(NormsModel4)

#dis is a disaster 

#What about a weighted regression? 

#define weights to use
wt <- 1 / lm(abs(NormsModel2$residuals) ~ NormsModel2$fitted.values)$fitted.values^2

#perform weighted least squares regression
NormsModel5 <- lm(logCOVID_DoG_index ~ FamilyNorm_index + FriendsNorm_index + StrangerNorm_index, data = omit_df, weights=wt)

#view summary of model
summary(NormsModel5)

plot(NormsModel5)
plot(NormsModel2)

#Looks a lot better visually.. 

## ---- chunk 32

PoliticalOrientationModel3 <- lm(Norms_index ~ Measure5_Social_Index + Measure5_Political_Index, data = omit_df)

summary(PoliticalOrientationModel3)

plot(PoliticalOrientationModel3)

#1 Residuals Plot: Relatively flat line.   

#2 QQ Plot: Are the residuals normally distributed (follow a diagonal line)? For the most part, except for the beginning and end, but not too bad. 

#3 Scale-Location:homoscedasticity test. Relatively flat line. 


#4 No dots outside of cooks line. good! 

PoliticalOrientationModel4 <- lm(Norms_index ~ Measure2_liberterian_Index + Measure2_liberal_Index + Measure2_cons_Index , data = omit_df)

summary(PoliticalOrientationModel4)

plot(PoliticalOrientationModel4)

#1 Residuals Plot: relatively flat line -- linearity seems to be here! 

#2 QQ Plot: Are the residuals normally distributed (follow a diagonal line)? For the most part, except for the beginning and end, but not too bad. 

#3 Scale-Location:homoscedasticity test. Relativity flat line. 


#4 No dots outside of cooks line. good! 

## ---- chunk 33
##Family Norms
PoliticalOrientationModel5 <- lm(FamilyNorm_index ~ Measure5_Social_Index + Measure5_Political_Index, data = omit_df)

summary(PoliticalOrientationModel5)

plot(PoliticalOrientationModel5)

#1 Residuals Plot: Relatively flat line! 

#2 QQ Plot: Are the residuals normally distributed (follow a diagonal line)? For the most part, except for the end. 

#3 Scale-Location:homoscedasticity test. Not a flat line. Concerning.

PoliticalOrientationModel6 <- lm(FamilyNorm_index ~ Measure2_liberterian_Index + Measure2_liberal_Index + Measure2_cons_Index , data = omit_df)

summary(PoliticalOrientationModel6)

plot(PoliticalOrientationModel6)

#1 Residuals Plot: Relatively flat line! 

#2 QQ Plot: Are the residuals normally distributed (follow a diagonal line)? For the most part, except for the end. 

#3 Scale-Location:homoscedasticity test. Not a flat line. Concerning.

## ---- chunk 34
##Friend Norms

PoliticalOrientationModel7 <- lm(FriendsNorm_index ~ Measure5_Social_Index + Measure5_Political_Index, data = omit_df)

summary(PoliticalOrientationModel7)

plot(PoliticalOrientationModel7)

#1 Residuals Plot: Relatively flat line! 

#2 QQ Plot: Are the residuals normally distributed (follow a diagonal line)? Looks pretty good! 

#3 Scale-Location:homoscedasticity test. Not a flat line. Concerning.


#4 No dots outside of cooks line. good! 


PoliticalOrientationModel8 <- lm(FriendsNorm_index ~ Measure2_liberterian_Index + Measure2_liberal_Index + Measure2_cons_Index , data = omit_df)

summary(PoliticalOrientationModel8)

plot(PoliticalOrientationModel8)

#1 Residuals Plot: Flat line!  

#2 QQ Plot: Are the residuals normally distributed (follow a diagonal line)? Looks pretty good!

#3 Scale-Location:homoscedasticity test. Relatively flat line. 


#4 No dots outside of cooks line. good! 
## ---- chunk 35
##Stranger Norms 
PoliticalOrientationModel9 <- lm(StrangerNorm_index ~ Measure5_Social_Index + Measure5_Political_Index, data = omit_df)

summary(PoliticalOrientationModel9)

plot(PoliticalOrientationModel9)

#1 Residuals Plot: Relatively flat.  

#2 QQ Plot: Are the residuals normally distributed (follow a diagonal line)? For the most part, except they have lots of squiggles.

#3 Scale-Location:homoscedasticity test. Relatively flat line. 

#4 No dots outside of cooks line. good! 

PoliticalOrientationModel10 <- lm(StrangerNorm_index ~ Measure2_liberterian_Index + Measure2_liberal_Index + Measure2_cons_Index , data = omit_df)

summary(PoliticalOrientationModel10)

plot(PoliticalOrientationModel10)

#1 Residuals Plot: Relatively flat  

#2 QQ Plot: Are the residuals normally distributed (follow a diagonal line)? For the most part, except they have lots of squiggles. 

#3 Scale-Location:homoscedasticity test. Relatively flat line. 


#4 No dots outside of cooks line. good! 

## ---- chunk 36

DisgustModel2 <- lm(logCOVID_DoG_index ~ Pathogen_Disgust_index + Moral_Disgust_index + Sexual_Disgust_index, data = omit_df)
               
summary(DisgustModel2) 

plot(DisgustModel2)

#1 Residuals Plot: Relatively flat  

#2 QQ Plot: Are the residuals normally distributed (follow a diagonal line)? For the most part, except for the beginning which has some severe falling off? 

#3 Scale-Location:homoscedasticity test. Relatively flat line. 

#4 No dots outside of cooks line. good! 
## ---- chunk 37

 MFTModel2 <- lm(logCOVID_DoG_index ~ harm_foundation + fairness_foundation + authority_foundation + ingroup_foundation +purity_foundation, data = omit_df)
               
summary(MFTModel2)

plot(MFTModel2)

#1 Residuals Plot: Relatively flat  

#2 QQ Plot: Are the residuals normally distributed (follow a diagonal line)? For the most part, except for the beginning which has some severe falling off.  

#3 Scale-Location:homoscedasticity test. Not a flat line. Concerning.

#4 No dots outside of cooks line. good! 

#Do these effects still remain when doing a multiplie linear regression w/ political ideology included? 

 MFTModel3 <- lm(logCOVID_DoG_index ~ harm_foundation + fairness_foundation + authority_foundation + ingroup_foundation +purity_foundation +Measure2_liberterian_Index + Measure2_liberal_Index + Measure2_cons_Index , data = omit_df)
               
summary(MFTModel3)

plot(MFTModel3)

## ---- chunk 38

COVIDExpereince <- lm(logCOVID_DoG_index ~ Impacts_index + Stress_index, data = omit_df) 

summary(COVIDExpereince)

plot(COVIDExpereince)

#1 Residuals Plot: Relatively flat  

#2 QQ Plot: Are the residuals normally distributed (follow a diagonal line)? For the most part, except for the beginning which has some severe falling off.  

#3 Scale-Location: Relatively flat line. 

#4 No dots outside of cooks line. good! 

## ---- chunk 39
write.csv(df, 'df.csv')
COVID_DoG <- data.frame(df$COVID_DoG_Questions.1,df$COVID_DoG_Questions.2,df$COVID_DoG_Questions.3,df$COVID_DoG_Questions.4, df$COVID_DoG_Questions.5, df$COVID_DoG_Questions.6)
COVID_DoG
write.csv(COVID_DoG, 'COVID_DoG.csv')
